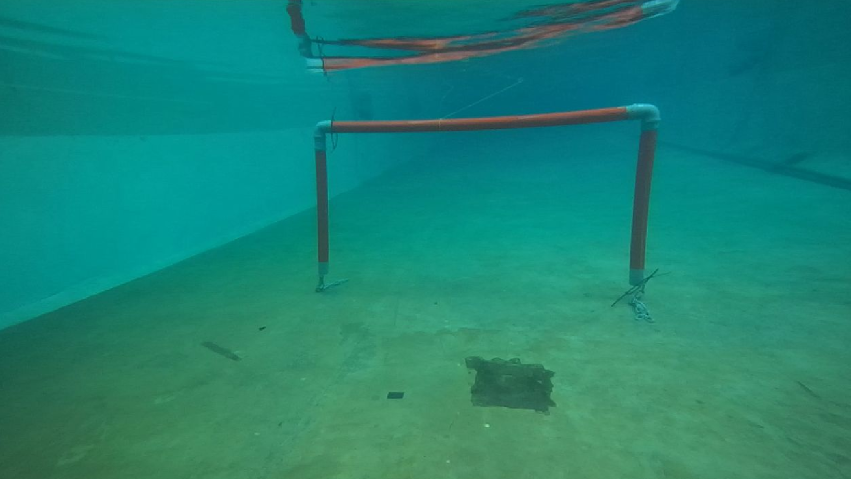
#> input picture feature_detection/test_image/gate_day1_medium_yaw.png, 1701 x 958 px (shown at 1/2 size)
$ python -i feature_detection.py   (imports and definitions only)
#> lines starting #> are read from the running program, lines starting #| are printed output that depends on the picture
#!/usr/bin/env python

import numpy as np
import math
from collections import defaultdict
import cv2
import copy
from timeit import default_timer as timer

import icp
"""@package feature_detection
Object detection module using various feature detection algorithms.

Methods in this module use various pre-processing, processing, and filtering algorithms
to be able to detect more abstractly shaped objects e.g. gates, poles, sticks, etc.,
that may be difficult to detect using neural network based object detection methods.

By BenG @ Vortex NTNU, 2022
"""


class ImageFeatureProcessing(object):
    """Methods for processing of (matrix-like) image data.
    The methods here serve a variety of purposes such as colour filtering, binary data processing, and contour extraction.
    Needs instantiation with a (matrix) shape of the image that going to be manipulated.

    Params:
        image_shape (array-like [3]): Shape of the relevant image - height, width, channels.

    Attributes:
        image_shape (array-like [3]): Same as in the parameters. Is passed down to sub-classes.

    Methods:
        hsv_processor:              Takes a raw image and applies Hue-Saturation-Value filtering
        noise_removal_processor:    Applies various noise removal and morphism algorithms.
        contour_filtering:          Filters contours according to contour hierarchy and area.
        contour_processing:         Finds contours in a pre-processed image and filters them.
    """

    # [313 lines left out: functions __init__, hsv_processor, noise_removal_processor, contour_filtering, contour_processing, not called in this run]


class PointsProcessing(object):
    """Methods for processing, filtering, fitting, and otherwise manipulating of 2D point-type data.
    The main purpose of this class is to provide point-based detection and classification algorithms for a 2D environment.

    Params:
        len_of_integral_binary_resetter (uint8)             : {default=5} Number of steps in the binary integral reference point resetter.
        icp_ref_points                  (A[N][2, uint16])   : {default=[[449, 341], [845, 496], [690, 331]]} Initial reference points for the point fitting algorithm.

    Attributes:
        points_processing_image_shape   (array-like [3])                            : Shape of the image to be drawn with point visualization - height, width, channels.
        integral_diff_values_arr        (A[len_of_integral_binary_resetter, uint16]): List of delta distances between delta times used for the binary integral resetter.
        integral_diff_values_arr_len    (uint8)                                     : Member variable copy of the 'len_of_integral_binary_resetter' parameter.
        prev_closest_points             (A[len(icp_ref_points)][2, uint8])          : List of closest points from the previous timestep with length N according to how many reference points there are.
        prev_closest_points_dsts        (A[len(icp_ref_points)][float16])           : List of closest point distances from the previous timestep.
        ref_points_icp_fitting_base     (A[N][2, uint16])                           : Member variable copy of the 'icp_ref_points' parameter. This variable stays static for the duration of the runtime.
                                                                                      Is used as a fallback reference using the binary integral resetter.
        ref_points_icp_fitting          (A[N][2, uint16])                           : Dynamic reference points list. Used as argument in the ICP, recursively iterated using the I2RCP.

    Methods:
        icp_fitting                 : Applies iterative closest points (ICP) algorithm given a set of N reference points and a set of M points to be fitted, where N<=M.
        point_distances             : Finds distances from every point in array A to every point in array B.
        euclidian_closest_point     : (ECD) Brute-force algorithm to find the closest point and its euclidian distance for every point in array A in comparison to every point in array B.
        duplicate_point_filter      : (DPF) Finds if there are multiple points in set A that have the same point in set B as their closest points.
                                      The point 'a' with the smallest distance will be left with their actual closest point, whilst the other(s) will have their previous closest point(s).
        point_thresholding          : Binary Integral Derivative (BID) controller. Checks for point position deltas - if delta is too huge, point will take its previous step value.
                                      Gathers integral sum of position deltas over N previous steps - if the sum delta is too huge, resets the initial reference points.
        reference_points_iteration  : Iterates the reference points array with new values.
        fitted_point_filtering      : (FPF) Wrapper function for ECD, DPF, and BID. Delays the closest points and distances by one step.
        i2rcp                       : Intra-Iterative Recursive Closest Point (I2RCP) - an algorithm for optimal point fitting using ICP as the base, but also applying ECD, DPF, and BID serially.
                                      The algorithm: I2RCP := ICP -> ECD -> DPF -> BID -> ref. pts. iteration -> delay (z^-1) -> loop (ICP)
        points_processing_reset     : Resets the current reference points to the base (initial) reference points.
    """

    # [357 lines left out: functions __init__, icp_fitting, point_distances, euclidian_closest_point, duplicate_point_filter, point_thresholding and 4 more, not called in this run]


class ShapeProcessing(object):
    """Processing of 2D shapes and contours in the form of array-like objects.

    Methods:
        shape_fitting           : Fit least area rectangles onto contours.
        line_fitting            : Fit lines onto countours through their centers going alongside moment direction.
        corner_detection        : Fit corners onto a line fitted image with blank background.
        get_contour_from_rect   : Reshape a rectangle which is defined by 4 corners into a contour.
        does_ctr_contain_point  : Check if a point is contained within the boundaries of a contour.
        get_relevant_rects      : Return rectangles which have at least one point from the parameter array within their boundaries.
        get_all_points_in_rects : Return all of the point coordinates within boundaries of rectangles. Can return element-wise decimated coordinate array.
        rect_filtering          : Return pixel values of contained within the rectangles which encompass at least one of the points in the parameter point array.
    """

    def __init__(self, *args, **kwargs):
        self.shape_processing_image_shape = (720, 1280, 4)
        super(ShapeProcessing, self).__init__(*args, **kwargs)

    # [152 lines left out: functions shape_fitting, line_fitting, not called in this run]

    def corner_detection(self, line_fitted_img):
        """Fit corners onto a line fitted image with blank background.

        Params:
            line_fitted_img (cv::Mat): A 2D matrix with drawn lines in a distinct colour and zeroed background.

        Returns:
            blank_image_corners (cv::Mat)           : A 2D matrix with fitted corners and blank background.
            corner_point_arr    (A[N][2, uint32])   : An array of 2D points in the image that mark the coordinates of the corners.
        """
        line_fitted_img_cp = copy.deepcopy(line_fitted_img)
        # blur_line_fitted_img = cv2.GaussianBlur(line_fitted_img_cp, (5, 19), 5.2)

        blank_image = np.zeros(
            shape=[self.img_height, self.img_width, self.img_channels],
            dtype=np.uint8)
        blank_image_corners = np.zeros(
            shape=[self.img_height, self.img_width, self.img_channels],
            dtype=np.uint8)

        gray = cv2.cvtColor(line_fitted_img_cp, cv2.COLOR_BGR2GRAY)
        gray = np.float32(gray)
        dst = cv2.cornerHarris(gray, 13, 19, 0.04)

        # result is dilated for marking the corners, not important
        dst = cv2.dilate(dst, None)

        # Threshold for an optimal value, it may vary depending on the image.
        blank_image[dst > 0.00001 * dst.max()] = [0, 0, 255, 0]
        blank_image = cv2.cvtColor(blank_image, cv2.COLOR_BGR2GRAY)

        contours, hierarchy = cv2.findContours(blank_image, cv2.RETR_TREE,
                                               cv2.CHAIN_APPROX_SIMPLE)

        corner_point_arr = []
        for cnt in contours:
            cnt_moments = cv2.moments(cnt)

            centroid_center_x = int(cnt_moments["m10"] / cnt_moments["m00"])
            centroid_center_y = int(cnt_moments["m01"] / cnt_moments["m00"])

            cv2.circle(
                blank_image_corners,
                (centroid_center_x, centroid_center_y),
                2,
                (255, 0, 255),
                2,
            )

            corner_point_arr.append((centroid_center_x, centroid_center_y))

        return blank_image_corners, corner_point_arr

    # [183 lines left out: functions get_contour_from_rect, does_ctr_contain_point, get_relevant_rects, get_all_points_in_rects, rect_filtering, not called in this run]


class FeatureDetection(ImageFeatureProcessing, PointsProcessing,
                       ShapeProcessing):
    """Algorithms for feature-processing-based object detection and classification."""

    # [208 lines left out: functions __init__, feature_detection, bounding_box_processor, classification, not called in this run]

>>> import cv2
>>> picture = cv2.imread('../test_image/gate_day1_medium_yaw.png', cv2.IMREAD_GRAYSCALE)
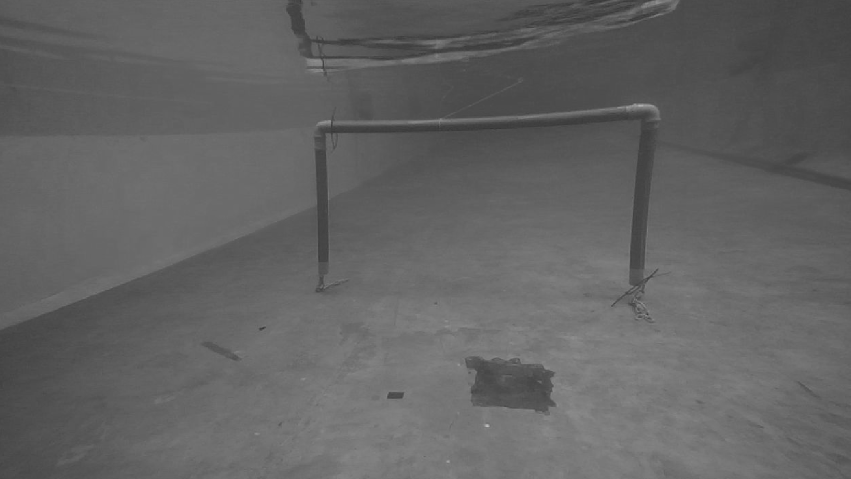
#> picture: shape (958, 1701) (shown at 1/2 size); min 48, max 194, mean 98.9
#> (the run stopped early here; a loop or call above may not have finished)
